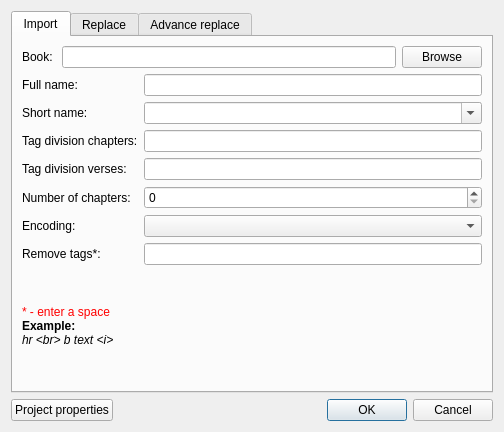
<?xml version="1.0" encoding="UTF-8"?>
<ui version="4.0">
 <class>ImportBookDialog</class>
 <widget class="QDialog" name="ImportBookDialog">
  <property name="geometry">
   <rect>
    <x>0</x>
    <y>0</y>
    <width>504</width>
    <height>432</height>
   </rect>
  </property>
  <property name="windowTitle">
   <string>Import book</string>
  </property>
  <layout class="QGridLayout" name="gridLayout_5">
   <item row="0" column="0" colspan="3">
    <widget class="QTabWidget" name="tabWidget">
     <property name="currentIndex">
      <number>0</number>
     </property>
     <widget class="QWidget" name="tab">
      <attribute name="title">
       <string>Import</string>
      </attribute>
      <layout class="QGridLayout" name="gridLayout_2">
       <item row="0" column="0" colspan="2">
        <layout class="QGridLayout" name="gridLayout">
         <item row="0" column="0">
          <widget class="QLabel" name="label_8">
           <property name="text">
            <string>Book: </string>
           </property>
          </widget>
         </item>
         <item row="0" column="1">
          <widget class="QLineEdit" name="LEFilePath"/>
         </item>
         <item row="0" column="2">
          <widget class="QPushButton" name="pBBrowse">
           <property name="text">
            <string>Browse</string>
           </property>
          </widget>
         </item>
        </layout>
       </item>
       <item row="1" column="0">
        <widget class="QLabel" name="label">
         <property name="text">
          <string>Full name:</string>
         </property>
        </widget>
       </item>
       <item row="1" column="1">
        <widget class="QLineEdit" name="LEFullName"/>
       </item>
       <item row="2" column="0">
        <widget class="QLabel" name="label_2">
         <property name="text">
          <string>Short name:</string>
         </property>
        </widget>
       </item>
       <item row="2" column="1">
        <widget class="QComboBox" name="CBShortName">
         <property name="maximumSize">
          <size>
           <width>400</width>
           <height>16777215</height>
          </size>
         </property>
         <property name="editable">
          <bool>true</bool>
         </property>
         <property name="maxVisibleItems">
          <number>15</number>
         </property>
        </widget>
       </item>
       <item row="3" column="0">
        <widget class="QLabel" name="label_3">
         <property name="text">
          <string>Tag division chapters:</string>
         </property>
        </widget>
       </item>
       <item row="3" column="1">
        <widget class="QLineEdit" name="LETagChapter"/>
       </item>
       <item row="4" column="0">
        <widget class="QLabel" name="label_4">
         <property name="text">
          <string>Tag division verses:</string>
         </property>
        </widget>
       </item>
       <item row="4" column="1">
        <widget class="QLineEdit" name="LETagVerse"/>
       </item>
       <item row="5" column="0">
        <widget class="QLabel" name="label_6">
         <property name="text">
          <string>Number of chapters:</string>
         </property>
        </widget>
       </item>
       <item row="5" column="1">
        <widget class="QSpinBox" name="SBCount">
         <property name="maximum">
          <number>10000</number>
         </property>
        </widget>
       </item>
       <item row="6" column="0">
        <widget class="QLabel" name="label_5">
         <property name="text">
          <string>Encoding:</string>
         </property>
        </widget>
       </item>
       <item row="6" column="1">
        <widget class="QComboBox" name="CBEncoding">
         <property name="maxVisibleItems">
          <number>5</number>
         </property>
        </widget>
       </item>
       <item row="7" column="0">
        <widget class="QLabel" name="label_7">
         <property name="text">
          <string>Remove tags*:</string>
         </property>
        </widget>
       </item>
       <item row="7" column="1">
        <widget class="QLineEdit" name="LEHtmlFilter"/>
       </item>
       <item row="8" column="0">
        <widget class="QLabel" name="label_9">
         <property name="text">
          <string>&lt;!DOCTYPE HTML PUBLIC &quot;-//W3C//DTD HTML 4.0//EN&quot; &quot;http://www.w3.org/TR/REC-html40/strict.dtd&quot;&gt;
&lt;html&gt;&lt;head&gt;&lt;meta name=&quot;qrichtext&quot; content=&quot;1&quot; /&gt;&lt;style type=&quot;text/css&quot;&gt;
p, li { white-space: pre-wrap; }
&lt;/style&gt;&lt;/head&gt;&lt;body style=&quot; font-family:'Sans Serif'; font-size:9pt; font-weight:400; font-style:normal;&quot;&gt;
&lt;p style=&quot; margin-top:0px; margin-bottom:0px; margin-left:0px; margin-right:0px; -qt-block-indent:0; text-indent:0px;&quot;&gt;&lt;span style=&quot; color:#ff0000;&quot;&gt;* - enter a space&lt;/span&gt;&lt;/p&gt;
&lt;p style=&quot; margin-top:0px; margin-bottom:0px; margin-left:0px; margin-right:0px; -qt-block-indent:0; text-indent:0px;&quot;&gt;&lt;span style=&quot; font-weight:600; color:#000000;&quot;&gt;Example:&lt;/span&gt;&lt;/p&gt;
&lt;p style=&quot; margin-top:0px; margin-bottom:0px; margin-left:0px; margin-right:0px; -qt-block-indent:0; text-indent:0px;&quot;&gt;&lt;span style=&quot; font-style:italic; color:#000000;&quot;&gt;hr &amp;lt;br&amp;gt; b text &amp;lt;i&amp;gt;&lt;/span&gt;&lt;/p&gt;&lt;/body&gt;&lt;/html&gt;</string>
         </property>
        </widget>
       </item>
      </layout>
     </widget>
     <widget class="QWidget" name="tab_2">
      <attribute name="title">
       <string>Replace</string>
      </attribute>
      <layout class="QGridLayout" name="gridLayout_3">
       <item row="0" column="0">
        <widget class="QLabel" name="label_10">
         <property name="text">
          <string>Replace:</string>
         </property>
        </widget>
       </item>
       <item row="1" column="0">
        <widget class="QLabel" name="label_11">
         <property name="text">
          <string>Text</string>
         </property>
        </widget>
       </item>
       <item row="1" column="1">
        <widget class="QLineEdit" name="LETextReplace1A"/>
       </item>
       <item row="1" column="2">
        <widget class="QLabel" name="label_12">
         <property name="text">
          <string>replace by</string>
         </property>
        </widget>
       </item>
       <item row="1" column="3">
        <widget class="QLineEdit" name="LETextReplace1B"/>
       </item>
       <item row="2" column="0">
        <widget class="QLabel" name="label_14">
         <property name="text">
          <string>Text</string>
         </property>
        </widget>
       </item>
       <item row="2" column="1">
        <widget class="QLineEdit" name="LETextReplace1A_2"/>
       </item>
       <item row="2" column="2">
        <widget class="QLabel" name="label_13">
         <property name="text">
          <string>replace by</string>
         </property>
        </widget>
       </item>
       <item row="2" column="3">
        <widget class="QLineEdit" name="LETextReplace1B_2"/>
       </item>
       <item row="3" column="0">
        <widget class="QLabel" name="label_16">
         <property name="text">
          <string>Text</string>
         </property>
        </widget>
       </item>
       <item row="3" column="1">
        <widget class="QLineEdit" name="LETextReplace1A_3"/>
       </item>
       <item row="3" column="2">
        <widget class="QLabel" name="label_15">
         <property name="text">
          <string>replace by</string>
         </property>
        </widget>
       </item>
       <item row="3" column="3">
        <widget class="QLineEdit" name="LETextReplace1B_3"/>
       </item>
       <item row="4" column="0">
        <widget class="QLabel" name="label_18">
         <property name="text">
          <string>Text</string>
         </property>
        </widget>
       </item>
       <item row="4" column="1">
        <widget class="QLineEdit" name="LETextReplace1A_4"/>
       </item>
       <item row="4" column="2">
        <widget class="QLabel" name="label_17">
         <property name="text">
          <string>replace by</string>
         </property>
        </widget>
       </item>
       <item row="4" column="3">
        <widget class="QLineEdit" name="LETextReplace1B_4"/>
       </item>
       <item row="5" column="0">
        <widget class="QLabel" name="label_20">
         <property name="text">
          <string>Text</string>
         </property>
        </widget>
       </item>
       <item row="5" column="1">
        <widget class="QLineEdit" name="LETextReplace1A_5"/>
       </item>
       <item row="5" column="2">
        <widget class="QLabel" name="label_19">
         <property name="text">
          <string>replace by</string>
         </property>
        </widget>
       </item>
       <item row="5" column="3">
        <widget class="QLineEdit" name="LETextReplace1B_5"/>
       </item>
       <item row="6" column="1">
        <spacer name="verticalSpacer_2">
         <property name="orientation">
          <enum>Qt::Vertical</enum>
         </property>
         <property name="sizeHint" stdset="0">
          <size>
           <width>20</width>
           <height>119</height>
          </size>
         </property>
        </spacer>
       </item>
      </layout>
     </widget>
     <widget class="QWidget" name="tab_3">
      <attribute name="title">
       <string>Advance replace</string>
      </attribute>
      <layout class="QGridLayout" name="gridLayout_4">
       <item row="0" column="0">
        <widget class="QLabel" name="label_21">
         <property name="text">
          <string>This is advance replace.</string>
         </property>
        </widget>
       </item>
       <item row="1" column="0">
        <widget class="QLabel" name="label_22">
         <property name="text">
          <string>&lt;!DOCTYPE HTML PUBLIC &quot;-//W3C//DTD HTML 4.0//EN&quot; &quot;http://www.w3.org/TR/REC-html40/strict.dtd&quot;&gt;
&lt;html&gt;&lt;head&gt;&lt;meta name=&quot;qrichtext&quot; content=&quot;1&quot; /&gt;&lt;style type=&quot;text/css&quot;&gt;
p, li { white-space: pre-wrap; }
&lt;/style&gt;&lt;/head&gt;&lt;body style=&quot; font-family:'Sans Serif'; font-size:9pt; font-weight:400; font-style:normal;&quot;&gt;
&lt;p style=&quot; margin-top:0px; margin-bottom:0px; margin-left:0px; margin-right:0px; -qt-block-indent:0; text-indent:0px;&quot;&gt;To replace text, enter the form:&lt;/p&gt;
&lt;p style=&quot; margin-top:0px; margin-bottom:0px; margin-left:0px; margin-right:0px; -qt-block-indent:0; text-indent:0px;&quot;&gt;&lt;span style=&quot; font-style:italic;&quot;&gt;    &lt;/span&gt;&lt;span style=&quot; font-weight:600; font-style:italic;&quot;&gt;text;replace_text&lt;/span&gt;&lt;/p&gt;
&lt;p style=&quot; margin-top:0px; margin-bottom:0px; margin-left:0px; margin-right:0px; -qt-block-indent:0; text-indent:0px;&quot;&gt;      (use symbol : )&lt;/p&gt;
&lt;p style=&quot; margin-top:0px; margin-bottom:0px; margin-left:0px; margin-right:0px; -qt-block-indent:0; text-indent:0px;&quot;&gt;If a few changes, enter the symbol ; &lt;/p&gt;&lt;/body&gt;&lt;/html&gt;</string>
         </property>
        </widget>
       </item>
       <item row="2" column="0">
        <widget class="QLabel" name="label_23">
         <property name="text">
          <string>&lt;!DOCTYPE HTML PUBLIC &quot;-//W3C//DTD HTML 4.0//EN&quot; &quot;http://www.w3.org/TR/REC-html40/strict.dtd&quot;&gt;
&lt;html&gt;&lt;head&gt;&lt;meta name=&quot;qrichtext&quot; content=&quot;1&quot; /&gt;&lt;style type=&quot;text/css&quot;&gt;
p, li { white-space: pre-wrap; }
&lt;/style&gt;&lt;/head&gt;&lt;body style=&quot; font-family:'Sans Serif'; font-size:9pt; font-weight:400; font-style:normal;&quot;&gt;
&lt;p style=&quot; margin-top:0px; margin-bottom:0px; margin-left:0px; margin-right:0px; -qt-block-indent:0; text-indent:0px;&quot;&gt;Example:&lt;/p&gt;
&lt;p style=&quot; margin-top:0px; margin-bottom:0px; margin-left:0px; margin-right:0px; -qt-block-indent:0; text-indent:0px;&quot;&gt;1)&lt;span style=&quot; font-weight:600;&quot;&gt; &amp;lt;b&amp;gt;:&amp;lt;l&amp;gt; &lt;/span&gt;(replace &amp;lt;b&amp;gt; -&amp;gt; &amp;lt;li&amp;gt;)&lt;/p&gt;
&lt;p style=&quot; margin-top:0px; margin-bottom:0px; margin-left:0px; margin-right:0px; -qt-block-indent:0; text-indent:0px;&quot;&gt;2) &lt;span style=&quot; font-weight:600;&quot;&gt;&amp;lt;b&amp;gt;:&amp;lt;li&amp;gt;;&amp;lt;a href=text&amp;gt;:text  &lt;/span&gt;&lt;br /&gt;&lt;span style=&quot; font-style:italic;&quot;&gt;(replace &amp;lt;b&amp;gt; -&amp;gt; &amp;lt;li&amp;gt;, &amp;lt;a href=text&amp;gt; -&amp;gt; text)&lt;/span&gt;&lt;br /&gt;3)&lt;span style=&quot; font-weight:600;&quot;&gt; text:;two:one;tree:two&lt;br /&gt;&lt;/span&gt;(replace text to &amp;quot;&amp;quot; (empty), two -&amp;gt; one, three -&amp;gt; two&lt;/p&gt;&lt;/body&gt;&lt;/html&gt;</string>
         </property>
        </widget>
       </item>
       <item row="3" column="0">
        <widget class="QLineEdit" name="LETextAdnvanceReplace"/>
       </item>
       <item row="4" column="0">
        <spacer name="verticalSpacer_3">
         <property name="orientation">
          <enum>Qt::Vertical</enum>
         </property>
         <property name="sizeHint" stdset="0">
          <size>
           <width>20</width>
           <height>128</height>
          </size>
         </property>
        </spacer>
       </item>
      </layout>
     </widget>
    </widget>
   </item>
   <item row="1" column="0">
    <widget class="QPushButton" name="pBProjectProperties">
     <property name="text">
      <string>Project properties</string>
     </property>
    </widget>
   </item>
   <item row="1" column="1">
    <spacer name="horizontalSpacer">
     <property name="orientation">
      <enum>Qt::Horizontal</enum>
     </property>
     <property name="sizeHint" stdset="0">
      <size>
       <width>178</width>
       <height>20</height>
      </size>
     </property>
    </spacer>
   </item>
   <item row="1" column="2">
    <widget class="QDialogButtonBox" name="buttonBox">
     <property name="orientation">
      <enum>Qt::Horizontal</enum>
     </property>
     <property name="standardButtons">
      <set>QDialogButtonBox::Cancel|QDialogButtonBox::Ok</set>
     </property>
    </widget>
   </item>
  </layout>
 </widget>
 <resources/>
 <connections>
  <connection>
   <sender>buttonBox</sender>
   <signal>accepted()</signal>
   <receiver>ImportBookDialog</receiver>
   <slot>accept()</slot>
   <hints>
    <hint type="sourcelabel">
     <x>248</x>
     <y>254</y>
    </hint>
    <hint type="destinationlabel">
     <x>157</x>
     <y>274</y>
    </hint>
   </hints>
  </connection>
  <connection>
   <sender>buttonBox</sender>
   <signal>rejected()</signal>
   <receiver>ImportBookDialog</receiver>
   <slot>reject()</slot>
   <hints>
    <hint type="sourcelabel">
     <x>316</x>
     <y>260</y>
    </hint>
    <hint type="destinationlabel">
     <x>286</x>
     <y>274</y>
    </hint>
   </hints>
  </connection>
 </connections>
</ui>
